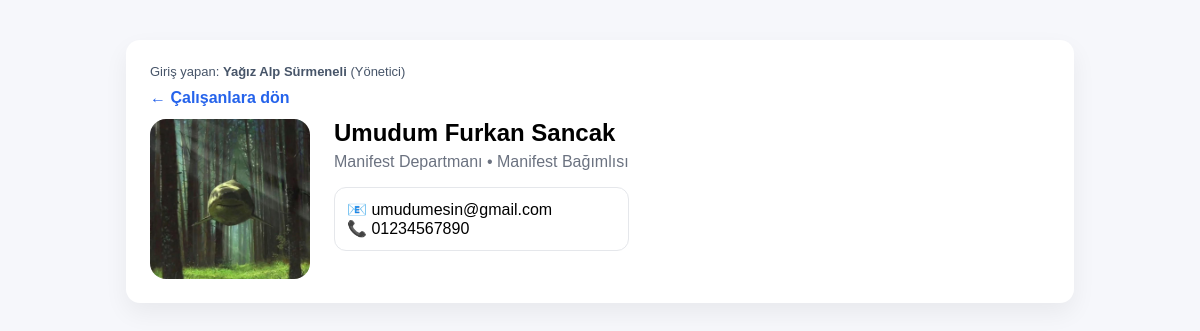
Page /employee_view.php?id=7 (signed in) on the committed database.
### tables this page shows
CREATE TABLE `employees` (
  `id` int(11) NOT NULL,
  `name` varchar(100) NOT NULL,
  `position` varchar(100) DEFAULT NULL,
  `department` varchar(100) DEFAULT NULL,
  `email` varchar(100) DEFAULT NULL,
  `phone` varchar(20) DEFAULT NULL,
  `photo` varchar(255) DEFAULT NULL,
  `created_at` timestamp NOT NULL DEFAULT current_timestamp()
);

### classes/Employee.php (called while the page is built, shortened)
<?php
    class Employee {
        private $conn;
        public function __construct($conn){
            $this->conn = $conn;
        }
        public function getById($id){
            $id = (int)$id;
            $sql = "SELECT * FROM employees WHERE id=$id";
            return $this->conn->query($sql)->fetch_assoc();
        }
    }
?>

### employee_view.php (the view, shortened to what this page needs)
<?php
include_once "classes/Employee.php";
$user = $_SESSION["user"];
function roleLabel($role) {
    if ($role === "admin") return "Yönetici";
    return "Misafir";
}
$db  = new Database();
$conn = $db->conn;
$emp = new Employee($conn);
$id = isset($_GET['id']) ? (int)$_GET['id'] : 0;
$e  = $emp->getById($id);
?>
<!DOCTYPE html>
<html lang="tr">
<head>
</head>
<body>
<div class="wrap">
    <div class="role">
        Giriş yapan: <strong><?= htmlspecialchars($user["name"]) ?></strong>
        (<?= roleLabel($user["role"]) ?>)
    </div>
    <a class="back" href="employee.php">← Çalışanlara dön</a>
    <div class="row">
        <img class="avatar"
             src="<?= 'uploads/employees/' . htmlspecialchars($e['photo'] ?? '') ?>"
             onerror="this.src='assets/images/large-user.png'">
        <div>
            <h1 class="title"><?= htmlspecialchars($e['name']) ?></h1>
            <div class="muted">
                <?= htmlspecialchars($e['department'] ?: 'Departman?') ?>
                •
                <?= htmlspecialchars($e['position'] ?: 'Pozisyon?') ?>
            </div>
            <div class="box">
                📧 <?= htmlspecialchars($e['email'] ?: '-') ?><br>
                📞 <?= htmlspecialchars($e['phone'] ?: '-') ?>
            </div>
        </div>
    </div>
</div>
</body>
</html>

### employee_view.php (style rules this page uses)
body { font-family: Arial, sans-serif; background:#f6f7fb; margin:0; }
.wrap { max-width:900px; margin:40px auto; background:#fff; padding:24px; border-radius:14px; box-shadow:0 10px 24px rgba(0,0,0,.06); }
.row { display:flex; gap:24px; }
.avatar { width:160px; height:160px; border-radius:16px; object-fit:cover; background:#eee; }
.title { margin:0; font-size:24px; }
.muted { color:#6b7280; margin:6px 0; }
.box { margin-top:16px; padding:12px; border:1px solid #e5e7eb; border-radius:12px; }
.back { text-decoration:none; display:inline-block; margin-bottom:12px; color:#2563eb; font-weight:600; }
.role { font-size:13px; color:#475569; margin-bottom:10px; }

### rows in the picture
employees: photo (picture), name "Umudum Furkan Sancak", department "Manifest Departmanı", position "Manifest Bağımlısı", email "umudumesin@gmail.com", phone "01234567890"

### other values in the picture
$user["name"] "Yağız Alp Sürmeneli"
roleLabel($user["role"]) "Yönetici"
